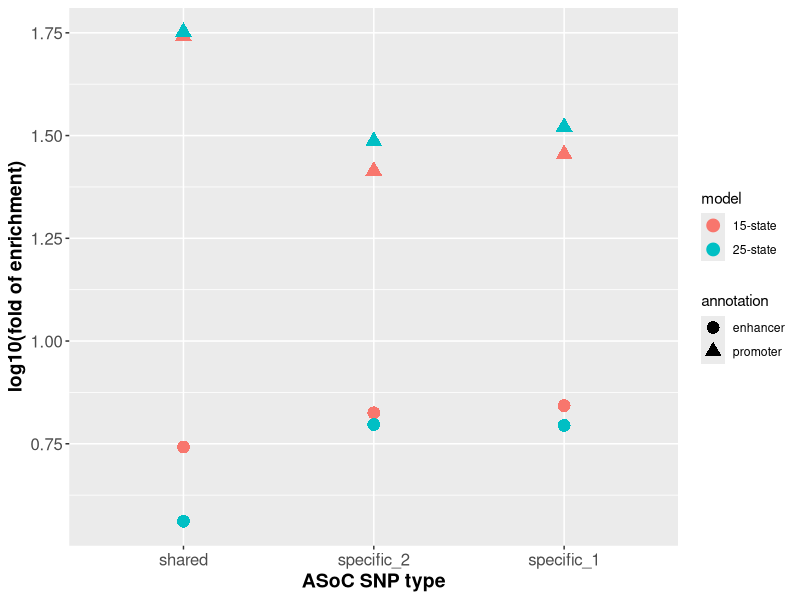

Recreate this plot in R.
## ---- chunk 1
knitr::opts_chunk$set(fig.width=6, fig.height=4, fig.path='Figs/',
  echo=TRUE, warning=FALSE, message=FALSE, comment = NA, fig.align = 'center')
## ---- chunk 2
library(data.table)
library(dplyr)
library(ggplot2)
library(knitr)
library(kableExtra)
options(stringsAsFactors = F)
## ---- chunk 3
p.enh <- 97325800/(3.2*10^9) # 0.03
p.prom <- 22891962/(3.2*10^9) # 0.007
p.enh.new <- 147566576/(3.2*10^9) # 0.046
p.prom.new <- 34972125/(3.2*10^9) # 0.011
coverage <- data.frame(matrix(c(p.prom,p.prom.new,p.enh,p.enh.new),nrow = 2))
names(coverage) <- c('promoter coverage','enhancer coverage')
row.names(coverage) <- c('15-states annotation','25-states annotation')
print(kable(coverage,digits = 4) %>% kable_styling(position = 'center'))
## ---- chunk 4
binom_enrich <- function(p.enh,p.prom,snp_enh,snp_prom,snp_total){
  stats <- data.frame(matrix(c(snp_enh/snp_total,p.enh,
                               snp_prom/snp_total,p.prom),nrow = 2))
  names(stats) <- c('enhancer','promoter')
  fold_enrich <- (log10(stats[1,]/stats[2,]))
  stats[3,] <- fold_enrich
  row.names(stats) <- c('# of SNPs in the element','element coverage',
                        'log10(fold_enrich)')
  print(kable(stats,digits = 4) %>% kable_styling(position = 'center'))
  test1 <- binom.test(snp_enh,snp_total,p.enh, alternative = 'greater')
  cat('Binomial test p value (enhancer):',test1$p.value,'; ')
  test2 <- binom.test(snp_prom,snp_total,p.prom, alternative = 'greater')
  cat('binomial test p value (promoter):',test2$p.value,'.')
  return(fold_enrich)
}
## ---- chunk 5
fold.spec15 <- binom_enrich(p.enh,p.prom,766,737,3618)
## ---- chunk 6
fold.spec25 <- binom_enrich(p.enh.new,p.prom.new,1040,1312,3618)
## ---- chunk 7
fold.spec_new15 <- binom_enrich(p.enh,p.prom,455,415,2237)
## ---- chunk 8
fold.spec_new25 <- binom_enrich(p.enh.new,p.prom.new,646,749,2237)
## ---- chunk 9
fold.shared15 <- binom_enrich(p.enh,p.prom,43,101,256)
## ---- chunk 10
fold.shared25 <- binom_enrich(p.enh.new,p.prom.new,43,158,256)
## ---- chunk 11
fold.df1 <- rbind(fold.shared15,fold.spec_new15,fold.spec15)
fold.df2 <- rbind(fold.shared25,fold.spec_new25,fold.spec25)
fold.ggplot <- data.frame(snp.type = 
                          rep(c('shared','specific_2','specific_1'),time = 4))
fold.ggplot$fold <- c(fold.df1$enhancer,fold.df1$promoter,
                      fold.df2$enhancer,fold.df2$promoter)
fold.ggplot$annotation <- factor(rep(c('enhancer','promoter',
                                'enhancer','promoter'),each = 3))
fold.ggplot$model <- factor(rep(c('15-state','25-state'),each = 6))
fold.ggplot$snp.type <- factor(fold.ggplot$snp.type,
                               levels = c('shared','specific_2','specific_1'))
ggplot(data = fold.ggplot, aes(x=snp.type,y=fold, color=model, shape=annotation)) +
  geom_point(size = 4) + labs(x = 'ASoC SNP type',y = 'log10(fold of enrichment)') +
  theme(axis.text=element_text(size=12),axis.title=element_text(size=14,face="bold"))
